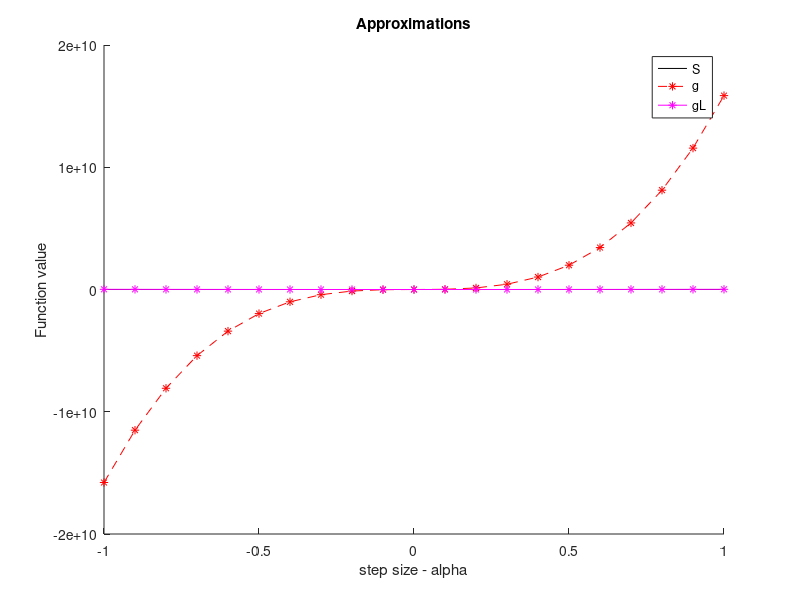
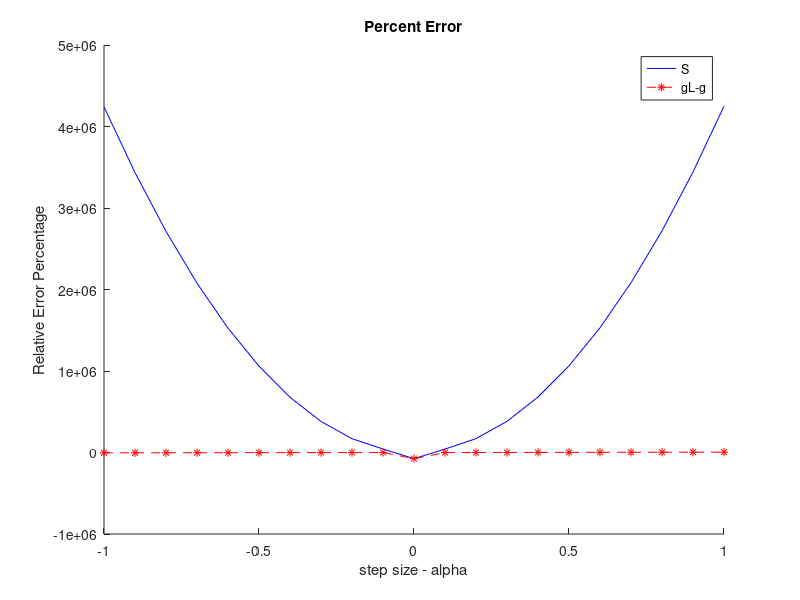

Write MATLAB code to recreate these figures, in order.
 
clear all
clc

%% Function Approx gL, gR

r=2780, g=9.81
L = [0.800000000000000,0.800000000000000,0.800000000000000,0.800000000000000,0.800000000000000,0.894427190999916,1.60000000000000,1.62185079461706,0.899777750336160,0.632455532033676,1.05830052442584,0.692820323027551,1.05830052442584,0.480000000000000,0.800000000000000,1.13137084989848,1.20000000000000];
s = [-1 0 1 1 1 1 1 1 1 1 1 1 1 1 1 1 1]
A = [0.00125714285714286,0.00125714285714286,0.00125714285714286,0.00125714285714286,0.00125714285714286,0.000707142857142857,0.00181028571428571,0.00181028571428571,0.00181028571428571,0.000707142857142857,0.000707142857142857,0.000707142857142857,0.000707142857142857,0.000707142857142857,0.000707142857142857,0.000707142857142857,0.000707142857142857];
alpha = -1:0.1:1;
x1 = A(1) + alpha*s(1);
x2 = A(2) + alpha*s(2);
x3 = A(3) + alpha*s(3);
x4 = A(4) + alpha*s(4);
x5 = A(5) + alpha*s(5);
x6 = A(6) + alpha*s(6);
x7 = A(7) + alpha*s(7);
x8 = A(8) + alpha*s(8);
x9 = A(9) + alpha*s(9);
x10 = A(10) + alpha*s(10);
x11 = A(11) + alpha*s(11);
x12= A(12) + alpha*s(12);
x13 = A(13) + alpha*s(13);
x14= A(14) + alpha*s(14);
x15 = A(15) + alpha*s(15);
x16 = A(16) + alpha*s(16);
x17 = A(17) + alpha*s(17);

g = r*g*(x1*L(1)+x2*L(2)+x3*L(3)+x4*L(4)+x5*L(5)+x6*L(6)+x7*L(7)+x8*L(8)+x9*L(9)+x10*L(10)+x11*L(11)+x12*L(12)+x13*L(13)+x14*L(14)+x15*L(15)+x16*L(16)+x17*L(17))

g_x0 = g(1);

dg_x1 = r*g.*x1*L(1);             
dg_x2 = r*g.*x2*L(2);              
dg_x3 = r*g.*x3*L(3);               
dg_x4 = r*g.*x4*L(4);             
dg_x5 = r*g.*x5*L(5);              
dg_x6 = r*g.*x6*L(6);
dg_x7 = r*g.*x7*L(7);             
dg_x8 = r*g.*x8*L(8);           
dg_x9 = r*g.*x9*L(9);
dg_x10 = r*g.*x10*L(10);             
dg_x11 = r*g.*x11*L(11);              
dg_x12 = r*g.*x12*L(12);
dg_x13 = r*g.*x13*L(13);             
dg_x14 = r*g.*x14*L(14);              
dg_x15 = r*g.*x15*L(15);
dg_x16 = r*g.*x16*L(16);             
dg_x17 = r*g.*x17*L(17);             
%% Linear Approximation

gL = g_x0 + (x1 - A(1)).*dg_x1 + (x2 - A(2)).*dg_x2 + (x3 - A(3)).*dg_x3+(x4 - A(4)).*dg_x4 + (x5 - A(5)).*dg_x5 + (x6 - A(6)).*dg_x6+(x7 - A(7)).*dg_x7 + (x8 - A(8)).*dg_x8 + (x9 - A(9)).*dg_x9+(x10 - A(10)).*dg_x10 + (x11 - A(11)).*dg_x11 + (x12 - A(12)).*dg_x12+(x13 - A(13)).*dg_x13 + (x14 - A(14)).*dg_x14 + (x15 - A(15)).*dg_x15+(x16 - A(16)).*dg_x16 + (x17 - A(17)).*dg_x17

%% Reciprocal Approximaiton

gR = g_x0 + (x1 - A(1)).*(A(1)./x1).*dg_x1 + (x2 - A(2)).*(A(2)./x2).*dg_x2 + (x3 - A(3)).*(A(3)./x3).*dg_x3 +	(x4 - A(4)).*(A(4)./x4).*dg_x4 + (x5 - A(5)).*(A(5)./x5).*dg_x5 + (x6 - A(6)).*(A(6)./x6).*dg_x6 + (x7 - A(7)).*(A(7)./x7).*dg_x7 + (x8 - A(8)).*(A(8)./x8).*dg_x8 + (x9 - A(9)).*(A(9)./x9).*dg_x9 + (x10 - A(10)).*(A(10)./x10).*dg_x10 + (x11 - A(11)).*(A(11)./x11).*dg_x11 + (x12 - A(12)).*(A(12)./x12).*dg_x12 + (x13 - A(13)).*(A(13)./x13).*dg_x13 + (x14 - A(14)).*(A(14)./x14).*dg_x14 + (x15 - A(15)).*(A(15)./x15).*dg_x15 +(x16 - A(16)).*(A(16)./x16).*dg_x16 + (x17 - A(17)).*(A(17)./x17).*dg_x17 

figure; hold on
plot(alpha, g,'k')
plot(alpha, gL,'r--*')
plot(alpha, gR,'m-*')
legend('S','g','gL')
title('Approximations')
xlabel('step size - alpha')
ylabel('Function value')

figure; hold on
plot(alpha,(gL-g)./g*100,'b')
plot(alpha,(gR-g)./g*100,'r--*')
legend('S','gL-g', 'gR-g')
title('Percent Error')
xlabel('step size - alpha')
ylabel('Relative Error Percentage')

























